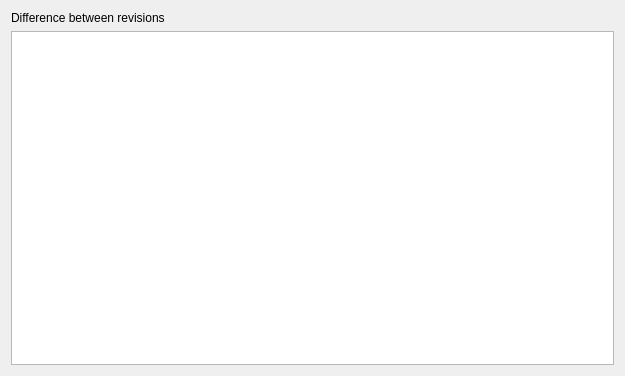
<ui version="4.0" >
 <class>VcsDiffWidget</class>
 <widget class="QWidget" name="VcsDiffWidget" >
  <property name="geometry" >
   <rect>
    <x>0</x>
    <y>0</y>
    <width>625</width>
    <height>376</height>
   </rect>
  </property>
  <layout class="QVBoxLayout" >
   <item>
    <widget class="QLabel" name="revLabel" >
     <property name="text" >
      <string>Difference between revisions</string>
     </property>
    </widget>
   </item>
   <item>
    <widget class="KTextEdit" name="diffDisplay" />
   </item>
  </layout>
 </widget>
 <customwidgets>
  <customwidget>
   <class>KTextEdit</class>
   <extends>QTextEdit</extends>
   <header>ktextedit.h</header>
  </customwidget>
 </customwidgets>
 <resources/>
 <connections/>
</ui>
